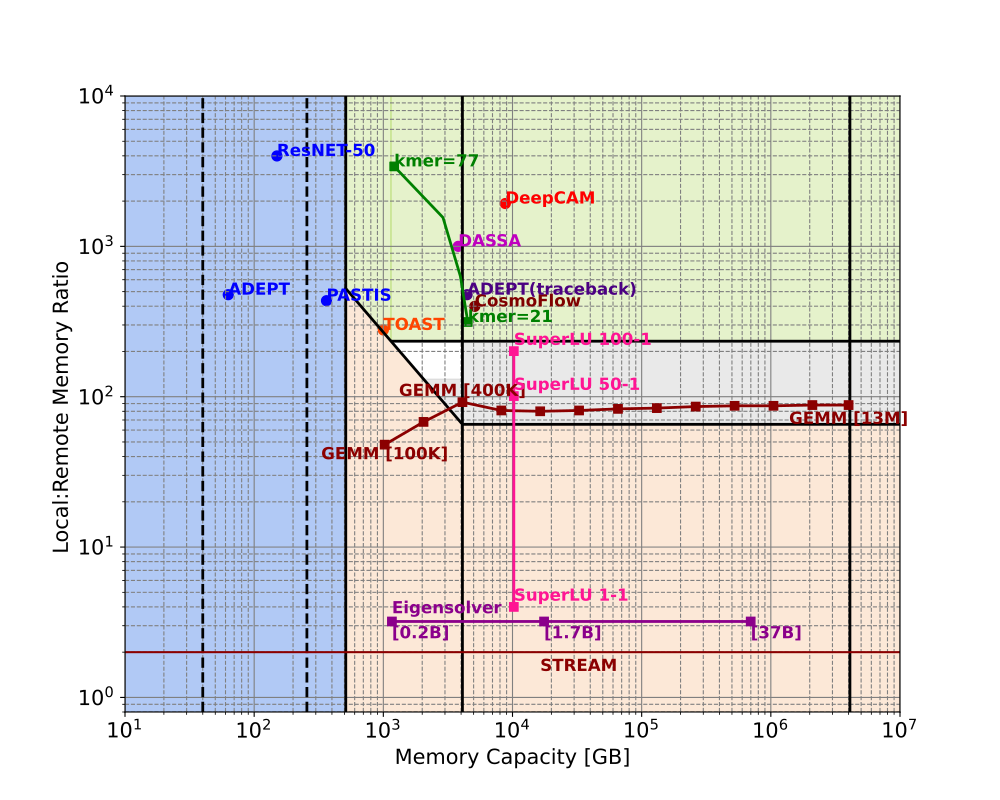

Write the Python code that produced this figure.
import matplotlib.pyplot as plt
import math
import numpy as np


font = { 'size'   : 15}
plt.rc('font', **font)
markersize = 10

colors = ['r','maroon','m','indigo','orangered']
styles = ['o','s','v','^','D',">","<","*","h","H","+","1","2","3","4","8","p","d","|","_",".",","]

fig = plt.figure(1,figsize=(10,8))
plt.clf()
ax = fig.gca()
ax.set_xscale('log')
ax.set_yscale('log')
ax.set_xlabel('Memory Capacity [GB]')
ax.set_ylabel('Local:Remote Memory Ratio ')

xmin = 1
xmax = 7
ymin = 0.8
ymax = 10000

ax.set_xlim(10**xmin, 10**xmax)
ax.set_ylim(ymin, ymax)

xlim = ax.get_xlim()
ylim = ax.get_ylim()


plt.vlines(x=512, ymin=ymin, ymax=ymax, colors='black', lw=2)
plt.vlines(x=40, ymin=ymin, ymax=ymax, colors='black', lw=2,ls='--')
plt.vlines(x=256, ymin=ymin, ymax=ymax, colors='black', ls='--',lw=2)
#plt.vlines(x=1024, ymin=ymin, ymax=ymax, colors='black',lw=2)
plt.vlines(x=4096, ymin=ymin, ymax=ymax, colors='black',lw=2)
#plt.vlines(x=81920, ymin=ymin, ymax=ymax, colors='black',lw=2)
plt.vlines(x=4096000, ymin=ymin, ymax=ymax, colors='black',lw=2)


myx=[]
myxinter=[]
myy=[]
myupper=[]
mylower=[]
myyintra=[]
myyinter=[]
myupperinter=[]
mylowerinter=[]


for i in range(512,4096):
    myx.append(i)
    myy.append(65.5*(4096/i))
    myupper.append(ymax)
    mylower.append(ymin)
    myupperinter.append(131)

ax.plot(myx,myy,c='k',lw=2)
ax.hlines(y=65.5, xmin=4096, xmax=10**xmax, linewidth=2, color='black')
#ax.hlines(y=131, xmin=2048, xmax=10**xmax, linewidth=2, color='black')
ax.hlines(y=234, xmin=1146, xmax=10**xmax, linewidth=2, color='black')


#zonename=['Only Local Memory Access','Disaggregation\nNo Performance Penalty','Disaggregation\n Injection Bound','Disaggregation\n Bisection Bound']
ax.axvspan(10**xmin, 512, alpha=0.5, color='cornflowerblue')
#ax.annotate(zonename[0], (10**xmin*1.05, 2000),c='k',weight='bold')
#ax.annotate(zonename[1], (1000000,4000),c='k',weight='bold',ha='right')
#ax.annotate(zonename[2], (1000000, 15),c='k',weight='bold',ha='right')
#ax.annotate(zonename[3], (1000000,100),c='k',weight='bold',ha='right')

ax.fill_between(
    myx, myy, mylower, where=(np.array(myy) >= np.array(mylower)),
    interpolate=True, color="sandybrown", alpha=0.25)

ax.fill_between(
    myx, myy, myupperinter, where=(np.array(myy) <= np.array(myupperinter)),
    interpolate=True, color="darkgrey", alpha=0.25)


#myx=[2048,10**xmax]
myx=[1146,10**xmax]
myy=[234,234]
myupper=[ymax,ymax]
mylower=[ymin,ymin]
ax.fill_between(
    myx, myy, myupper, where=(np.array(myy) <= np.array(myupper)),
    interpolate=True, color="yellowgreen", alpha=0.25)

myx=[4096,10**xmax]
myy=[65.5,65.5]
myupper=[234,234]
ax.fill_between(
    myx, myy, mylower, where=(np.array(myy) >= np.array(mylower)),
    interpolate=True, color="sandybrown", alpha=0.25)

ax.fill_between(
    myx, myy, myupper, where=(np.array(myy) <= np.array(myupper)),
    interpolate=True, color="darkgrey", alpha=0.25)

myx=[]
myy=[]
myupper=[]
#for i in range(512,2048):
for i in range(512,1146):
    myx.append(i)
    myy.append(65.5*(4096/i))
    myupper.append(ymax)
ax.fill_between(
    myx, myy, myupper, where=(np.array(myy) <= np.array(myupper)),
    interpolate=True, color="yellowgreen", alpha=0.25)

##ResNET, adept, PASTIS, DeepCAM, CosmoFlow, DASSA, adept(traceback),  TOAST
mem=[0.15*1000,63,363,8.8*1000,5.1*1000,3.8*1000, 4.45*1000,1000]
LR=[3993,477,435,1927,399,1000, 477,278]
appname=['ResNET-50', 'ADEPT', 'PASTIS','DeepCAM', 'CosmoFlow', 'DASSA', 'ADEPT(traceback)',  'TOAST']
#for i in range(0,3):
for i in range(0,len(mem)):
    if i < 3:
        mycolor='b'
    else:
        mycolor=colors[i-3]
    plt.scatter(mem[i], LR[i],  c=mycolor, s=50)
    plt.annotate(appname[i], (mem[i], LR[i]),c=mycolor,weight='bold',fontsize=12)


#EXTENSION
mem=[4506.93, 3949.155, 2896.155, 1213.515]
LR=[314,633,1555,3402]
kmer=['kmer=21','kmer=33','kmer=55','kmer=77']
plt.plot(mem, LR,  c='g', lw=2)
mem=[4506.93, 1213.515]
LR=[314,3402]
plt.scatter(mem, LR,  c='g',marker='s')
kmer=['kmer=21','kmer=77']
for i in range(0,len(mem)):
    plt.annotate(kmer[i], (mem[i], LR[i]),c='g',weight='bold',fontsize=12)


#gemm
appname=['GEMM [100K]','GEMM [400K]','GEMM [13M]']
app_x=[1024,4096,4000000]
app_y=[48,92,88]
ddr_gb=[1024,	2048,	4096,	8192,	16384,	32768,	65536,	131072,	262144,	524288,	1048576,	2097152,4000000]
lr=[48,	68,	92,	81,	80,	81,	83,	84,	86,	87,	87,	88, 88]
ax.plot(ddr_gb,lr,c='darkred',marker='s',lw=2)
i=0
ax.annotate(appname[i], (app_x[i], app_y[i]*0.8),c='darkred',weight='bold',fontsize=12,ha='center')
i=1
ax.annotate(appname[i], (app_x[i], app_y[i]*1.1),c='darkred',weight='bold',fontsize=12,ha='center')
i=2
ax.annotate(appname[i], (app_x[i], app_y[i]*0.75),c='darkred',weight='bold',fontsize=12,ha='center')

#stream
appname=['STREAM']
lr=2
plt.axhline(y=lr, color='darkred', linestyle='-')
ax.annotate(appname[0], (ddr_gb[math.floor(len(ddr_gb)/3)], lr*0.75) ,c='darkred',weight='bold',fontsize=12)

#superlu
appname=['SuperLU 1-1','SuperLU 50-1','SuperLU 100-1']
lr=[4,101,201]
ddr=[10240,10240,10240]
plt.plot(ddr, lr,  c='deeppink', marker='s',lw=2)
for i in range(0,len(lr)):
    ax.annotate(appname[i], (10240, lr[i]*1.1) ,c='deeppink',weight='bold',fontsize=12)

#Eigensolver
appname=['Eigensolver']
M=['[0.2B]','[1.7B]','[37B]']
lr=[3.2,3.2,3.2]
ddr=[1165.38,17557.73,698467.33]
plt.plot(ddr, lr,  c='darkmagenta', marker='s',lw=2)
ax.annotate(appname[0], (ddr[0], 3.3*1.1) ,c='darkmagenta',weight='bold',fontsize=12)
for i in range(0,len(lr)):
    ax.annotate(M[i], (ddr[i], 3.3*0.75) ,c='darkmagenta',weight='bold',fontsize=12)

ax.grid(b=True, which='major', color='grey', linestyle='-')
ax.grid(b=True, which='minor', color='grey', linestyle='--')
plt.savefig('summary_apps_fig6_bisection.pdf')
